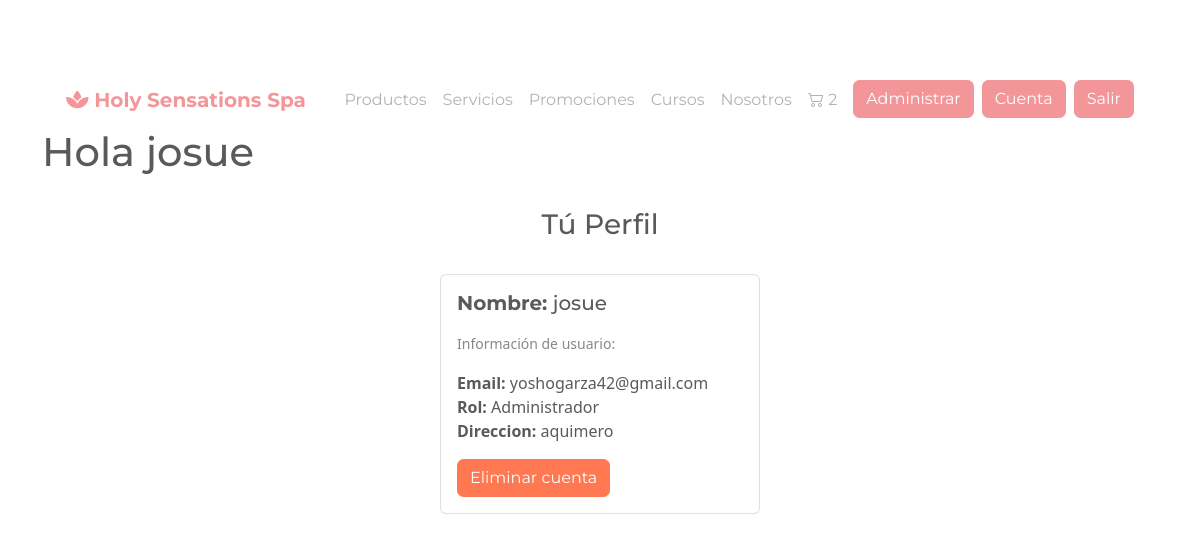
Page /cuenta.php (signed in) on the earlier database version.
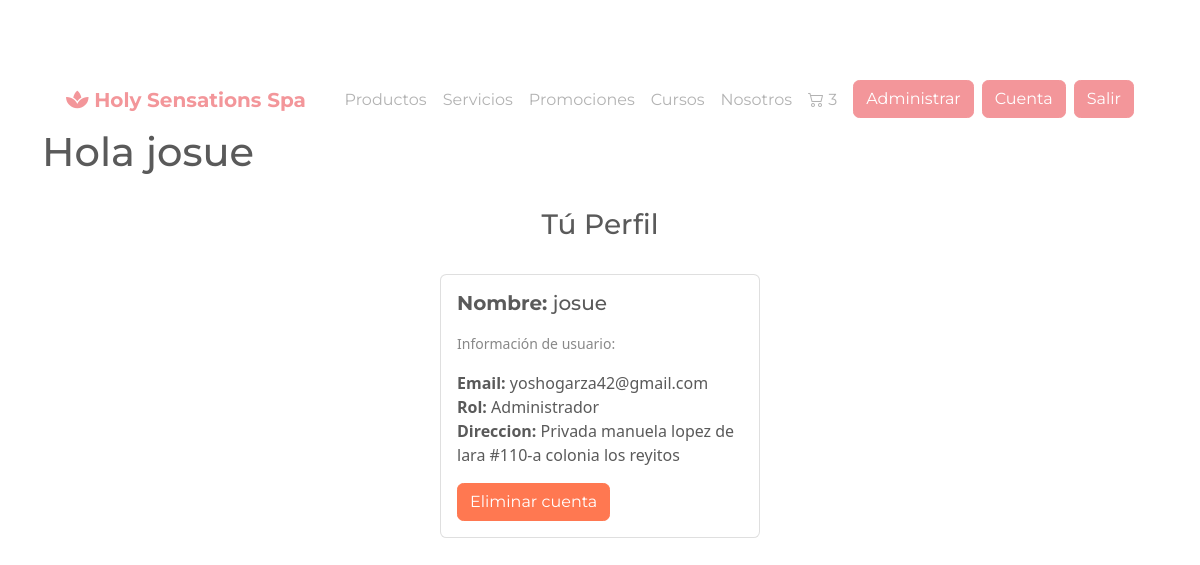
Same page on the later database version.
### tables this page shows
CREATE TABLE `usuarios` (
  `idUsuario` int(11) NOT NULL,
  `Nombre` varchar(50) NOT NULL,
  `Pwd` varchar(50) NOT NULL,
  `rePwd` varchar(50) NOT NULL,
  `Email` varchar(50) NOT NULL,
  `Direccion` varchar(200) NOT NULL,
  `idRol` int(11) NOT NULL
);

CREATE TABLE `roles` (
  `idRol` int(11) NOT NULL,
  `Nombre` varchar(50) NOT NULL
);

### funciones.php (the view, shortened to what this page needs)
<?php
function conectaBD()
{
    return mysqli_connect("localhost", "root", "", "spa");
}
function recuperaCantidad($c)
{
    $total = 0;
    $qry = "select Cantidad from carrito where idUsuario=" . $_SESSION['idU'];
    $rs = mysqli_query($c, $qry);
    if (mysqli_num_rows($rs)) {
        while ($Cantidades = mysqli_fetch_array($rs)) {
            $total = $total + $Cantidades['Cantidad'];
        }
    }
    return $total;
}
?>
<?php
function menuAdmin()
{
?>
    <nav class="navbar navbar-expand-md navbar-light">
        <div class="container-xxl">
            <a href="index.php" class="navbar-brand">
                <span class="fw-bold text-secondary">
                    <i class="fas fa-spa"></i>
                    Holy Sensations Spa
                </span>
            </a>
            <div class="collapse navbar-collapse justify-content-end align-center" id="main-nav">
                <ul class="navbar-nav">
                    <li class="nav-item">
                        <a href="productos.php" class="nav-link">Productos</a>
                    </li>
                    <li class="nav-item">
                        <a href="servicios.php" class="nav-link">Servicios</a>
                    </li>
                    <li class="nav-item">
                        <a href="promociones.php" class="nav-link">Promociones</a>
                    </li>
                    <li class="nav-item">
                        <a href="cursos.php" class="nav-link">Cursos</a>
                    </li>
                    <li class="nav-item">
                        <a href="nosotros.php" class="nav-link">Nosotros</a>
                    </li>
                    <li class="nav-item d-md">
                        <?php
                        $conn = conectaBD();
                        $itemsCarrito = recuperaCantidad($conn);
                        ?>
                        <a href="verCarrito.php" class="nav-link"><i class="bi bi-cart2"></i> <?php echo $itemsCarrito; ?> </a>
                    </li>
                    <li class="nav-item ms-2 d-none d-md-inline">
                        <a href="http://localhost/holy%20sensations%20spa/administrador/inicio.php" class="btn btn-secondary">Administrar</a>
                    </li>
                    <li class="nav-item ms-2 d-none d-md-inline">
                        <a href="cuenta.php" class="btn btn-secondary">Cuenta</a>
                    </li>
                    <li class="nav-item ms-2 d-none d-md-inline">
                        <a href="logout.php" class="btn btn-secondary">Salir</a>
                    </li>
                </ul>
            </div>
        </div>
    </nav>
<?php
}
?>
<?php
function despliegaDatos($dUsr)
{
?>
    <div class="container-fluid">
        <br>
        <h3 class="h3 mx-auto" style="text-align:center">Tú Perfil</h3>
        <br>
        <div class="card mb-4 mx-auto" style="max-width: 320px;">
            <div class="col">
                <div class="card-body">
                    <h5 class="card-title"><b>Nombre:</b> <?php echo $_SESSION['nombre'] ?></h5>
                    <p class="card-text">
                    <p class="card-text"><small class="text-muted">Información de usuario:</small></p>
                    <b>Email: </b> <?php echo $dUsr->Email ?><br>
                    <b>Rol: </b> <?php echo $dUsr->NombreRol ?><br>
                    <b>Direccion: </b> <?php echo $dUsr->Direccion ?><br>
                    </p>
                    <a name="" id="" class="btn btn-danger" href="eliminarCuenta.php" role="button">Eliminar cuenta</a>
                </div>
            </div>
        </div>
    </div>
<?php
}
?>

Differences in the rows shown:
changed usuarios "yoshogarza42@gmail.com": Direccion "aquimero" → "Privada manuela lopez de lara #110-a colonia los reyitos"
Other differences:
$itemsCarrito: "2" → "3"
